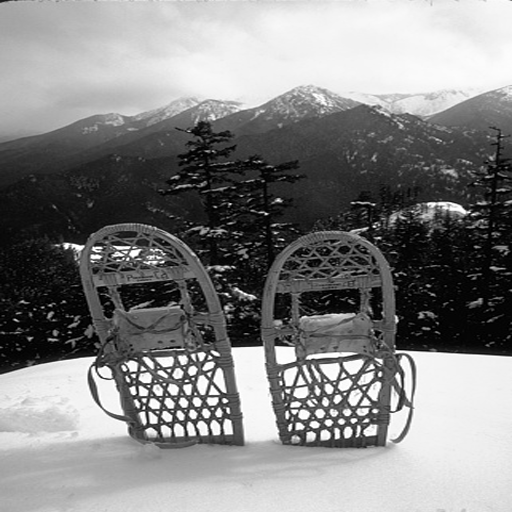
#> input picture findbrivateknowledge/sample_images/0000.bmp, 512 x 512 px; its folder holds only this picture in this run
$ python findbrivateknowledge_roc_curve.py
#> lines starting #> are read from the running program, lines starting #| are printed output that depends on the picture; after the words box and inside, x2 and y2 are one past the last pixel; in counts of white or black regions, pixels touching at a corner belong together
### findbrivateknowledge/findbrivateknowledge_embedding.py
from math import sqrt

import cv2
import numpy as np
import pywt
from scipy.signal import convolve2d

ALPHA = .4


# [27 lines left out: functions wpsnr, similarity, to_scientific_notation, not called in this run]

def watermark_to_bytes(watermark: np.ndarray) -> np.ndarray:
    was_matrix = False
    if len(watermark) < 1023:
        was_matrix = True
        size = watermark.shape
        watermark = watermark.flatten()

    c = 1
    act_b = ""
    w_b = []
    for b in watermark:
        act_b += str(b)
        if c == 8:
            w_b.append(int(act_b, 2))
            c = 0
            act_b = ""
        c += 1

    w_b = np.array(w_b)

    if was_matrix:
        w_b = np.resize(np.array(w_b), (12, 12))

    return w_b


def embedding(input1, input2):
    """
    input1: original image file name
    input2: watermark file name
    """
    image = cv2.imread(input1, 0)
    watermark = np.load(input2)
    watermark = watermark_to_bytes(watermark)

    LL, (LH, HL, HH) = pywt.dwt2(image, 'haar')

    LL_prime = LL.copy()

    key = [(0, i) for i in range(128)]
    c = 0
    for k in key:
        x, y = k
        LL_prime[x][y] += watermark[c] * ALPHA
        c += 1

    key = [(i, 255) for i in range(128)]
    c = 0
    for k in key:
        x, y = k
        LL_prime[x][y] += watermark[c] * ALPHA
        c += 1

    key = [(255 - i, 255) for i in range(128)]
    c = 0
    for k in key:
        x, y = k
        LL_prime[x][y] += watermark[c] * ALPHA
        c += 1

    key = [(0, 255 - i) for i in range(128)]
    c = 0
    for k in key:
        x, y = k
        LL_prime[x][y] += watermark[c] * ALPHA
        c += 1

    watermarked_image = pywt.idwt2((LL_prime, (LH, HL, HH)), 'haar')

    return watermarked_image


# [6 lines that do not run on import are left out]

### findbrivateknowledge/findbrivateknowledge_detection.py
from math import sqrt

import cv2
import numpy as np
import pywt
from numpy.linalg import svd
from scipy.ndimage import gaussian_filter
from scipy.signal import convolve2d

ALPHA = .4
THRESHOLD = 0.8


# [22 lines left out: functions wpsnr, similarity, not called in this run]


def watermark_to_bytes(watermark: np.ndarray) -> np.ndarray:
    was_matrix = False
    if len(watermark) < 1023:
        was_matrix = True
        size = watermark.shape
        watermark = watermark.flatten()

    c = 1
    act_b = ""
    w_b = []
    for b in watermark:
        act_b += str(b)
        if c == 8:
            w_b.append(int(act_b, 2))
            c = 0
            act_b = ""
        c += 1

    w_b = np.array(w_b)

    if was_matrix:
        w_b = np.resize(np.array(w_b), (12, 12))

    return w_b


def extraction(image_wm, original):
    LL_w, (LH_w, HL_w, HH_w) = pywt.dwt2(image_wm, 'haar')
    U_w, S_w, V_w = svd(LL_w)

    LL, (LH, HL, HH) = pywt.dwt2(original, 'haar')
    U, S, V = svd(LL)

    w_ex = np.zeros(128)

    key = [(0, i) for i in range(128)]
    c = 0
    for k in key:
        x, y = k
        w_ex[c] = (LL_w[x][y] - LL[x][y]) / ALPHA
        c += 1

    w_ex_2 = np.zeros(128)
    key = [(i, 255) for i in range(128)]
    c = 0
    for k in key:
        x, y = k
        w_ex_2[c] = (LL_w[x][y] - LL[x][y]) / ALPHA
        c += 1

    w_ex_3 = np.zeros(128)
    key = [(255 - i, 255) for i in range(128)]
    c = 0
    for k in key:
        x, y = k
        w_ex_3[c] = (LL_w[x][y] - LL[x][y]) / ALPHA
        c += 1

    w_ex_4 = np.zeros(128)
    key = [(0, 255 - i) for i in range(128)]
    c = 0
    for k in key:
        x, y = k
        w_ex_4[c] = (LL_w[x][y] - LL[x][y]) / ALPHA
        c += 1

    ex_avg = np.mean(np.array([w_ex, w_ex_2, w_ex_3, w_ex_4]), axis=0)
    return ex_avg


# [18 lines left out: function detection, not called in this run]


# [16 lines that do not run on import are left out]

### findbrivateknowledge/findbrivateknowledge_roc_curve.py
import io
import os
import random
import time
from concurrent.futures import ProcessPoolExecutor

import cv2
import numpy as np
from PIL import Image
from matplotlib import pyplot as plt
from scipy.ndimage import gaussian_filter
from scipy.ndimage.filters import gaussian_filter
from scipy.signal import medfilt
from skimage.transform import rescale
from sklearn.metrics import roc_curve, auc

import findbrivateknowledge_detection
import findbrivateknowledge_embedding


def similarity(X, X_star):
    norm_X = np.sqrt(np.sum(np.multiply(X, X)))
    norm_X_star = np.sqrt(np.sum(np.multiply(X_star, X_star)))

    if norm_X == 0 or norm_X_star == 0:
        return 0.0

    s = np.sum(np.multiply(X, X_star)) / (norm_X * norm_X_star)
    return s


def blur(img: np.ndarray, sigma) -> np.ndarray:
    """
    attack_blur(im, [2,2])
    """
    attacked = gaussian_filter(img, sigma)
    return attacked


def awgn(img: np.ndarray, std: int, seed: float, mean: float = 0.0) -> np.ndarray:
    mean = mean  # some constant
    np.random.seed(seed)
    attacked = img + np.random.normal(mean, std, img.shape)
    attacked = np.clip(attacked, 0, 255)
    return attacked


def sharpening(img: np.ndarray, sigma: float, alpha: float) -> np.ndarray:
    filter_blurred_f = gaussian_filter(img, sigma)
    attacked = img + alpha * (img - filter_blurred_f)
    return attacked


def median(img: np.ndarray, kernel_size: int) -> np.ndarray:
    """
    best value kernel_size = 3, higher values cause lower wpsnr linearly
    """
    attacked = medfilt(img, kernel_size)
    return attacked


def resizing(img: np.ndarray, scale: float) -> np.ndarray:
    x, y = img.shape
    attacked = rescale(img, scale, preserve_range=True)
    attacked = rescale(attacked, 1 / scale, preserve_range=True)
    attacked = cv2.resize(attacked, (x, y))
    return attacked


def jpeg_compression(img: np.ndarray, QF: int):
    img = Image.fromarray(img, mode="L")
    bytes_io = io.BytesIO()
    img.save(bytes_io, "JPEG", quality=QF)
    attacked = Image.open(bytes_io)
    attacked = np.asarray(attacked, dtype=np.uint8)
    return attacked


def random_attack(img):
    i = random.randint(1, 7)
    if i == 1:
        attacked = awgn(img, 3.0, 123)
    elif i == 2:
        attacked = blur(img, [.5, .5])
    elif i == 3:
        attacked = sharpening(img, 1, 1)
    elif i == 4:
        attacked = median(img, [3, 3])
    elif i == 5:
        attacked = resizing(img, 0.8)
    elif i == 6:
        attacked = jpeg_compression(img, 50)
    elif i == 7:
        attacked = img
    return attacked, i


def step(watermark, watermarked_image, original_image):
    fakemark = np.random.uniform(0.0, 1.0, 1024)
    fakemark = np.uint8(np.rint(fakemark))

    fakemark = findbrivateknowledge_detection.watermark_to_bytes(fakemark)
    fakemark = np.resize(fakemark, (12, 12))

    attacked_image, atk = random_attack(watermarked_image)
    wm_atk = findbrivateknowledge_detection.extraction(attacked_image, original_image)

    max_sim = None
    max_wm = None
    for w in wm_atk:
        act_sim = similarity(watermark, w)
        if max_sim is None or act_sim > max_sim:
            max_sim = act_sim
            max_wm = w

    return [(max_sim, 1), (similarity(fakemark, max_wm), 0)]


def step_custom(watermark, watermarked_image, original_image):
    fakemark = np.random.uniform(0.0, 1.0, 1024)
    fakemark = np.uint8(np.rint(fakemark))
    fakemark = findbrivateknowledge_detection.watermark_to_bytes(fakemark)

    attacked_image, atk = random_attack(watermarked_image)
    wm_atk = findbrivateknowledge_detection.extraction(attacked_image, original_image)

    w_sim = similarity(watermark, wm_atk)
    w_fake_sim = similarity(wm_atk, fakemark)

    return [[w_sim, 1], [w_fake_sim, 0]]


def compute_roc_curve():
    start = time.time()

    sample_images = []
    for filename in os.listdir('sample_images'):
        path_tmp = os.path.join('sample_images', filename)
        sample_images.append(path_tmp)
    sample_images.sort()

    watermark_path = 'findbrivateknowledge.npy'

    scores = []
    labels = []

    for i in range(len(sample_images)):
        original_image = sample_images[i]
        watermarked_image = findbrivateknowledge_embedding.embedding(original_image, watermark_path)
#> in embedding, image is the input picture: shape (512, 512); min 0, max 255, mean 131
#> (reads findbrivateknowledge/findbrivateknowledge.npy from the repository)
#> in embedding, `LL, (LH, HL, HH) = pywt.dwt2(image, 'haar')`:
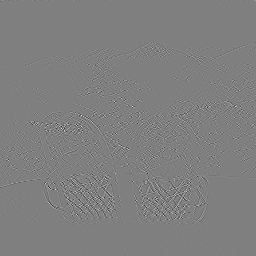
#> HH: shape (256, 256) float64; min -65.5, max 65.5, mean 0; drawn with min black and max white
#> after the loop in embedding, `for k in key:`: LL_prime: shape (256, 256) float64; min 0, max 537.9, mean 262.1
#> after the loop in embedding, `for k in key:`: c = 128
#> after the loop in embedding, `for k in key:`:
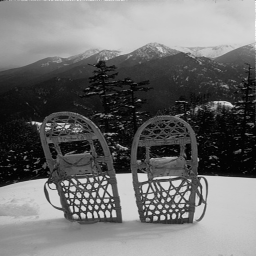
#> LL_prime: shape (256, 256) float64; min 0, max 603.5, mean 262.2; drawn with min black and max white
#> after the loop in embedding, `for k in key:`: LL_prime: shape (256, 256) float64; 0.2% of pixels changed, all inside (x1, y1, x2, y2) = (255, 128, 256, 256)
#> after the loop in embedding, `for k in key:`: LL_prime: shape (256, 256) float64; min 0, max 603.5, mean 262.4

        watermark = findbrivateknowledge_detection.extraction(watermarked_image, cv2.imread(original_image, 0))
#> in extraction, `U_w, S_w, V_w = svd(LL_w)`: S_w = 256 values, max 77936.2 at index 0, min 0.103 at index 255, mean 918.9
#> in extraction, `U, S, V = svd(LL)`:
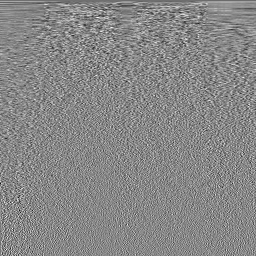
#> V: shape (256, 256) float64; min -0.339, max 0.298, mean -0.000274; drawn with min black and max white
#> in extraction, `U, S, V = svd(LL)`: S = 256 values, max 77808.2 at index 0, min 0.0864 at index 255, mean 916.8
#> after the loop in extraction, `for k in key:`: c = 128; w_ex = 128 values, max 255 at index 25, min 4 at index 42, mean 128.5
#> after the loop in extraction, `for k in key:`: c = 128; w_ex_2 = 128 values, max 255 at index 25, min 4 at index 42, mean 129
#> after the loop in extraction, `for k in key:`: c = 128; w_ex_3 has the same summary as w_ex
#> after the loop in extraction, `for k in key:`: w_ex_4 has the same summary as w_ex_2
#> in extraction, `ex_avg = np.mean(np.array([w_ex, w_ex_2, w_ex_3, w_ex_4]), axis=0)`: ex_avg = 128 values, max 255 at index 25, min 4 at index 42, mean 128.8
#> watermark has the same summary as ex_avg in extraction
        print(sample_images[i])

        original_image_read = cv2.imread(original_image, 0)

        with ProcessPoolExecutor() as executor:
            futures = [
                executor.submit(step_custom, watermark, watermarked_image, original_image_read)
                for i in range(10)
            ]
#> in step_custom, `wm_atk = findbrivateknowledge_detection.extraction(attacked_image, ori..`: wm_atk has the same summary as ex_avg in extraction
#> in similarity, `norm_X_star = np.sqrt(np.sum(np.multiply(X_star, X_star)))`: norm_X_star = 1663.6
#> in similarity, `s = np.sum(np.multiply(X, X_star)) / (norm_X * norm_X_star)`: s = 1
#> in step_custom, `w_fake_sim = similarity(wm_atk, fakemark)`: w_fake_sim = 0.775
#> the loop in watermark_to_bytes (call 2), `for b in watermark:` made 1024 passes
#> (b, c) on passes 3 to 14: (0, 4), (0, 5), (1, 6), (0, 7), (0, 8), (0, 1), (1, 2), (1, 3), (1, 4), (0, 5), (0, 6), (0, 7)
#> c on passes 64, 72, 80, 88, 96, 104: 0, 0, 0, 0, 0, 0
#> in extraction (call 3), `U_w, S_w, V_w = svd(LL_w)`:
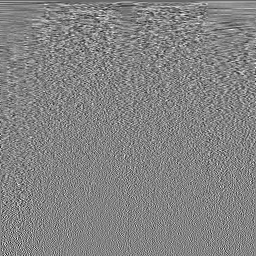
#> V_w: shape (256, 256) float64; min -0.3, max 0.281, mean -0.00029; drawn with min black and max white
#> in extraction (call 3), `U_w, S_w, V_w = svd(LL_w)`: S_w = 256 values, max 77775.1 at index 0, min 0.101 at index 255, mean 854
#> after the loop in extraction (call 3), `for k in key:`: c = 128; w_ex = 128 values, max 237.5 at index 25, min -18.5 at index 85, mean 81.94
#> after the loop in extraction (call 3), `for k in key:`: c = 128; w_ex_2 = 128 values, max 214.3 at index 25, min -163.5 at index 0, mean 82.11
#> after the loop in extraction (call 3), `for k in key:`: c = 128; w_ex_3 = 128 values, max 225.3 at index 90, min -234.5 at index 0, mean 79.76
#> after the loop in extraction (call 3), `for k in key:`: c = 128; w_ex_4 = 128 values, max 205.5 at index 66, min -163.5 at index 0, mean 87.28
#> in extraction (call 3), `ex_avg = np.mean(np.array([w_ex, w_ex_2, w_ex_3, w_ex_4]), axis=0)`: ex_avg = 128 values, max 217.6 at index 25, min -129 at index 0, mean 82.77
#> in extraction (call 6), `U_w, S_w, V_w = svd(LL_w)`:
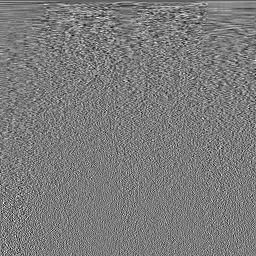
#> V_w: shape (256, 256) float64; min -0.281, max 0.297, mean -0.000277; drawn with min black and max white
#> in extraction (call 7), `U_w, S_w, V_w = svd(LL_w)`:
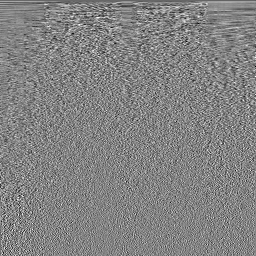
#> V_w: shape (256, 256) float64; min -0.291, max 0.274, mean -0.000269; drawn with min black and max white
#> in extraction (call 8), `U_w, S_w, V_w = svd(LL_w)`:
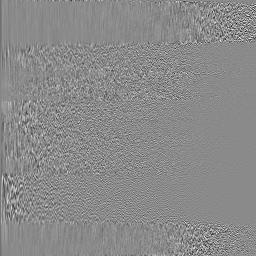
#> U_w: shape (256, 256) float64; min -0.504, max 0.423, mean -0.000154; drawn with min black and max white

        results = []
        for future in futures:
            res = future.result()
            labels.append(res[0][1])
            scores.append(res[0][0])
            labels.append(res[1][1])
            scores.append(res[1][0])
#> this loop made 10 passes

    # print('Scores:', scores)
    # print('Labels:', labels)

    fpr, tpr, tau = roc_curve(np.asarray(labels), np.asarray(scores), drop_intermediate=False)
    roc_auc = auc(fpr, tpr)

    plt.figure()
    lw = 2
    plt.plot(fpr,
             tpr,
             color='darkorange',
             lw=lw,
             label='AUC = %0.2f' % roc_auc)
    plt.plot([0, 1], [0, 1], color='navy', lw=lw, linestyle='--')
    plt.xlim([-0.01, 1.0])
    plt.ylim([0.0, 1.05])
    plt.xlabel('False Positive Rate')
    plt.ylabel('True Positive Rate')
    plt.title('Receiver operating characteristic example')
    plt.legend(loc="lower right")
    plt.show()

    idx_tpr = np.where((fpr - 0.05) == min(i for i in (fpr - 0.05) if i > 0))
    print('For a FPR approximately equals to 0.05 corresponds a TPR equals to %0.2f' % tpr[idx_tpr[0][0]])
#| For a FPR approximately equals to 0.05 corresponds a TPR equals to 1.00
    print('For a FPR approximately equals to 0.05 corresponds a threshold equals to %0.2f' % tau[idx_tpr[0][0]])
#| For a FPR approximately equals to 0.05 corresponds a threshold equals to 0.81
    print('Check FPR %0.2f' % fpr[idx_tpr[0][0]])
#| Check FPR 0.10

    end = time.time()
    print('[COMPUTE ROC] Time: %0.2f seconds' % (end - start))


if __name__ == "__main__":
    compute_roc_curve()
